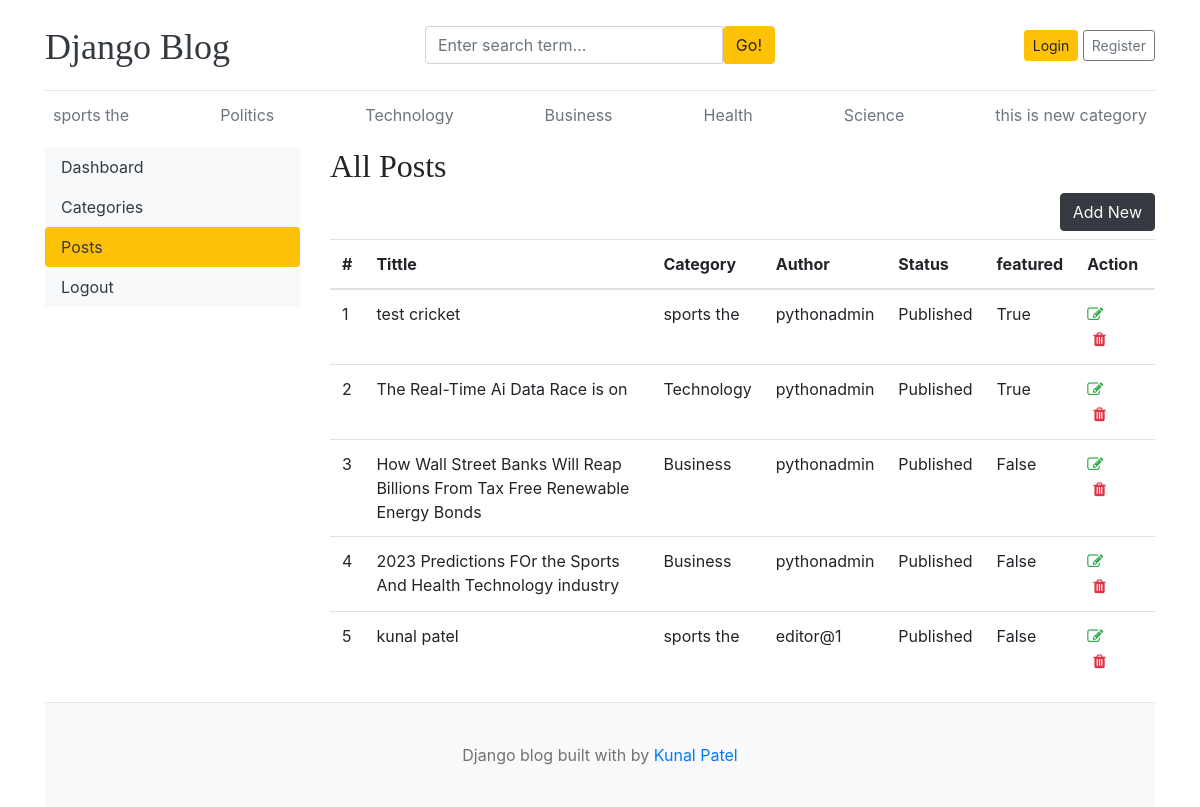
/dashboard/posts/, run on an earlier commit of the app's database.
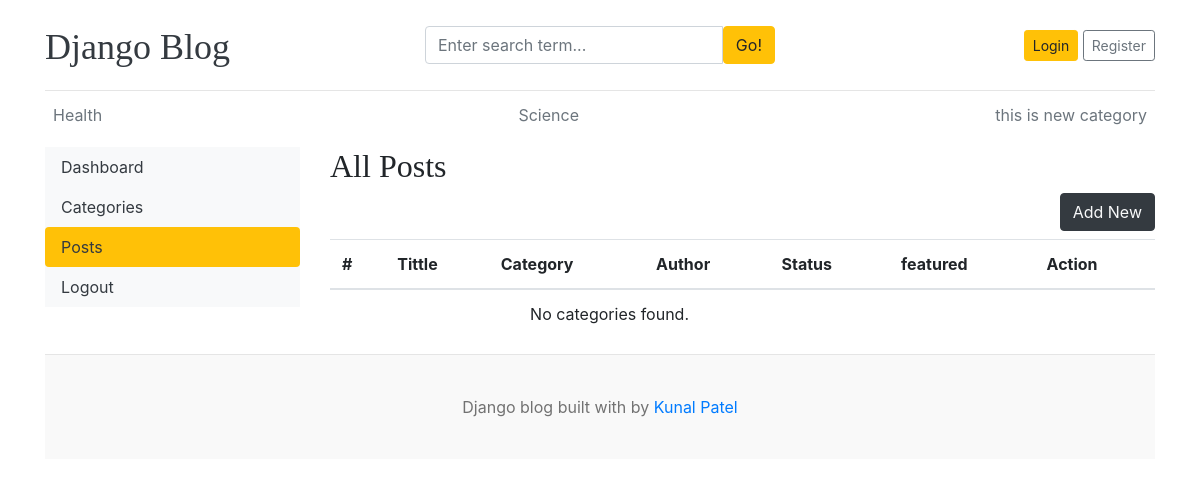
And on a later commit of the database.
### blogs/models.py (models this page shows, shortened)
class Category(models.Model):
    category_name = models.CharField(max_length=50, unique=True)
    created_at = models.DateTimeField(auto_now_add=True)
    updated_at = models.DateTimeField(auto_now=True)
    class Meta:
        verbose_name_plural = 'categories'
    def __str__(self):
        return self.category_name

class Blog(models.Model):
    title = models.CharField(max_length=100)
    slug = models.SlugField(max_length=150, unique=True, blank=True)
    category = models.ForeignKey(Category, on_delete=models.CASCADE)
    author = models.ForeignKey(User, on_delete=models.CASCADE)
    featured_image = models.ImageField(upload_to='uploads/%Y/%m/%d')
    short_description = models.TextField(max_length=500)
    blog_body = models.TextField(max_length=2000)
    status = models.CharField(max_length=20, choices=STATUS_CHOICES, default="Draft")
    is_featured = models.BooleanField(default=False)
    created_at = models.DateTimeField(auto_now_add=True)
    updated_at = models.DateTimeField(auto_now=True)

### dashboards/views.py (the view)
# urls.py: path('posts/', views.posts, name='posts'),
def posts(request):
    posts = Blog.objects.all()
    context = {
        'posts': posts,
    }
    return render(request, 'dashboard/posts.html', context)

### blogs/context_processors.py (called while the page is built)
def get_categories(request):
    categories = Category.objects.all()
    return dict(categories=categories)

def get_social_links(request):
    social_links  = SocialLink.objects.all()
    return dict(social_links=social_links)

### templates/dashboard/posts.html (shortened to what this page needs)
{% extends 'base.html' %}
{% block content %}
<div class="row">
  {% include 'dashboard/sidebar.html' %}
  <div class="col-md-9">
    <h2>All Posts</h2>
    <a href="{% url 'add_post' %}" class="btn btn-dark text-light float-right mb-2">Add New</a>
    <table class="table table-hover">
      <thead>
        <tr>
          <th>#</th>
          <th>Tittle</th>
          <th>Category</th>
          <th>Author</th>
          <th>Status</th>
          <th>featured</th>
          <th>Action</th>
        </tr>
      </thead>
      <tbody>
        {% for post in posts %}
        <tr>
          <td>{{ forloop.counter }}</td>
          <td>{{ post.title }}</td>
          <td>{{ post.category }}</td>
          <td>{{ post.author }}</td>
          <td>{{ post.status }}</td>
          <td>{{ post.is_featured }}</td>
          <td>
            <a href="{% url 'edit_post' post.id%}">
              <i class="fa fa-edit text-success"></i>
            </a>
            <form action="" method="post" style="display:inline;">
              <button type="submit" style="border:none; background:none;">
                <i class="fa fa-trash text-danger"></i>
              </button>
            </form>
          </td>
        </tr>
        {% empty %}
        <tr>
          <td colspan="5" class="text-center">No categories found.</td>
        </tr>
        {% endfor %}
      </tbody>
    </table>
  </div>
</div>
{% endblock %}

### templates/base.html (shortened to what this page needs)
{% load static %}
<!DOCTYPE html>
<html lang="en">
<head>
    <link href="https://getbootstrap.com/docs/4.0/dist/css/bootstrap.min.css" rel="stylesheet">
    <link href="{% static 'css/blog.css' %}" rel="stylesheet">
    <link rel="stylesheet" href="https://cdnjs.cloudflare.com/ajax/libs/font-awesome/4.7.0/css/font-awesome.min.css">
</head>
<body>
    <div class="container">
      <header class="blog-header py-3">
        <div class="row flex-nowrap justify-content-between align-items-center">
          <div class="col-4 pt-1">
            <a class="blog-header-logo text-dark" href="/">Django Blog</a>
          </div>
          <div class="col-4">
            <form action="{% url 'search' %}" method="GET">
                <div class="input-group">
                    <input class="form-control" type="text"  name="keyword" placeholder="Enter search term..." aria-label="Enter search term..." aria-describedby="button-search" />
                    <button type="submit" class="btn btn-warning" id="button-search" type="button">Go!</button>
                  </div>
            </form>
          </div>
        <div class="col-4 d-flex justify-content-end align-items-center">
    {% if not user.is_authenticated %}
    <a class="btn btn-sm btn-warning" href="{% url 'login' %}">Login</a> &nbsp;
    <a class="btn btn-sm btn-outline-secondary" href="{% url 'register' %}">Register</a>
    {% else %}
    <span><a href="{% url 'dashboard' %}">Dashboard</a></span>
    &emsp;
    <span><a href="{% url 'logout' %}">Logout</a></span>
    {% endif %}
</div>
        </div>
      </header>
      <div class="nav-scroller py-1 mb-2">
        <nav class="nav d-flex justify-content-between">
          {% for cat in categories %}
          <a class="p-2 text-muted" href="{% url 'posts_by_category' cat.id %}">{{ cat.category_name }}</a>
          {% endfor %}
        </nav>
      </div>
      {% block content %}
      {% endblock %}
    <footer class="blog-footer">
      <p>Django blog built with by <a href="#">Kunal Patel</a></p>
    </footer>
    </body>
</html>

What changed in the data, as far as the page shows it:
removed Category: category_name "sports the"
removed Category: category_name "Politics"
removed Category: category_name "Technology"
removed Category: category_name "Business"
removed Blog: title "test cricket", category "sports the", author "pythonadmin", status "Published", is_featured "True"
removed Blog: title "The Real-Time Ai Data Race is on", category "Technology", author "pythonadmin", status "Published", is_featured "True"
removed Blog: title "How Wall Street Banks Will Reap Billions From Tax Free Renewable Energy Bonds", category "Business", author "pythonadmin", status "Published", is_featured "False"
removed Blog: title "2023 Predictions FOr the Sports And Health Technology industry", category "Business", author "pythonadmin", status "Published", is_featured "False"
removed Blog: title "kunal patel", category "sports the", author "editor@1", status "Published", is_featured "False"
Also different on the page:
text now shown: "No categories found."
